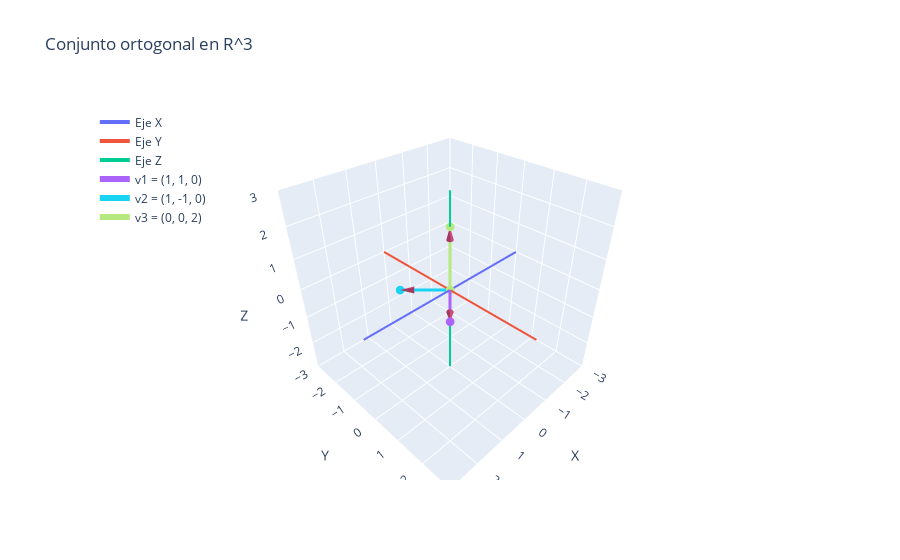

Notebook source saved alongside this figure:
### Markdown cell above
### 4. Conjunto ortonormal obtenido

El conjunto normalizado es:

$$
\left\{
\left(\frac{1}{\sqrt{2}},\frac{1}{\sqrt{2}},0\right),
\left(\frac{1}{\sqrt{2}},-\frac{1}{\sqrt{2}},0\right),
(0,0,1)
\right\},
$$

el cual es un **conjunto ortonormal** en $\mathbb{R}^3$ porque:

* los vectores siguen siendo ortogonales entre sí,
* y cada uno tiene norma igual a $1$.

### Code cell
import numpy as np
import plotly.graph_objects as go

# =========================
# Vectores ortogonales
# =========================
v1 = np.array([1, 1, 0])
v2 = np.array([1, -1, 0])
v3 = np.array([0, 0, 2])

# =========================
# Crear figura
# =========================
fig = go.Figure()

# =========================
# Ejes coordenados
# =========================
axis_range = 3

# Eje X
fig.add_trace(go.Scatter3d(
    x=[-axis_range, axis_range], y=[0, 0], z=[0, 0],
    mode='lines',
    name='Eje X',
    line=dict(width=4)
))

# Eje Y
fig.add_trace(go.Scatter3d(
    x=[0, 0], y=[-axis_range, axis_range], z=[0, 0],
    mode='lines',
    name='Eje Y',
    line=dict(width=4)
))

# Eje Z
fig.add_trace(go.Scatter3d(
    x=[0, 0], y=[0, 0], z=[-axis_range, axis_range],
    mode='lines',
    name='Eje Z',
    line=dict(width=4)
))

# =========================
# Función para dibujar flechas (vectores)
# =========================
def draw_vector(vec, name):
    # Segmento
    fig.add_trace(go.Scatter3d(
        x=[0, vec[0]],
        y=[0, vec[1]],
        z=[0, vec[2]],
        mode='lines+markers',
        marker=dict(size=3),
        line=dict(width=6),
        name=name
    ))
    
    # Flecha en el extremo
    fig.add_trace(go.Cone(
        x=[vec[0]], y=[vec[1]], z=[vec[2]],
        u=[vec[0]], v=[vec[1]], w=[vec[2]],
        sizemode="absolute",
        sizeref=0.4,
        showscale=False,
        name=name,
        anchor="tip"
    ))

# =========================
# Dibujar los vectores
# =========================
draw_vector(v1, "v1 = (1, 1, 0)")
draw_vector(v2, "v2 = (1, -1, 0)")
draw_vector(v3, "v3 = (0, 0, 2)")

# =========================
# Diseño del gráfico
# =========================
fig.update_layout(
    title="Conjunto ortogonal en R^3",
    scene=dict(
        xaxis_title='X',
        yaxis_title='Y',
        zaxis_title='Z',
        xaxis=dict(range=[-3, 3]),
        yaxis=dict(range=[-3, 3]),
        zaxis=dict(range=[-3, 3]),
        aspectmode='cube'
    ),
    legend=dict(x=0.02, y=0.98)
)

fig.show()

### Figure 1 — Plotly figure (JSON) as saved in the notebook; plotly's stock layout.template omitted (floating-point values rounded to 4 significant figures)
{"data": [{"line": {"width": 4}, "mode": "lines", "name": "Eje X", "type": "scatter3d", "x": [-3, 3], "y": [0, 0], "z": [0, 0]}, {"line": {"width": 4}, "mode": "lines", "name": "Eje Y", "type": "scatter3d", "x": [0, 0], "y": [-3, 3], "z": [0, 0]}, {"line": {"width": 4}, "mode": "lines", "name": "Eje Z", "type": "scatter3d", "x": [0, 0], "y": [0, 0], "z": [-3, 3]}, {"line": {"width": 6}, "marker": {"size": 3}, "mode": "lines+markers", "name": "v1 = (1, 1, 0)", "type": "scatter3d", "x": [0, 1], "y": [0, 1], "z": [0, 0]}, {"anchor": "tip", "name": "v1 = (1, 1, 0)", "showscale": false, "sizemode": "absolute", "sizeref": 0.4, "type": "cone", "u": [1], "v": [1], "w": [0], "x": [1], "y": [1], "z": [0]}, {"line": {"width": 6}, "marker": {"size": 3}, "mode": "lines+markers", "name": "v2 = (1, -1, 0)", "type": "scatter3d", "x": [0, 1], "y": [0, -1], "z": [0, 0]}, {"anchor": "tip", "name": "v2 = (1, -1, 0)", "showscale": false, "sizemode": "absolute", "sizeref": 0.4, "type": "cone", "u": [1], "v": [-1], "w": [0], "x": [1], "y": [-1], "z": [0]}, {"line": {"width": 6}, "marker": {"size": 3}, "mode": "lines+markers", "name": "v3 = (0, 0, 2)", "type": "scatter3d", "x": [0, 0], "y": [0, 0], "z": [0, 2]}, {"anchor": "tip", "name": "v3 = (0, 0, 2)", "showscale": false, "sizemode": "absolute", "sizeref": 0.4, "type": "cone", "u": [0], "v": [0], "w": [2], "x": [0], "y": [0], "z": [2]}], "layout": {"legend": {"x": 0.02, "y": 0.98}, "scene": {"aspectmode": "cube", "xaxis": {"range": [-3, 3], "title": {"text": "X"}}, "yaxis": {"range": [-3, 3], "title": {"text": "Y"}}, "zaxis": {"range": [-3, 3], "title": {"text": "Z"}}}, "title": {"text": "Conjunto ortogonal en R^3"}}}
